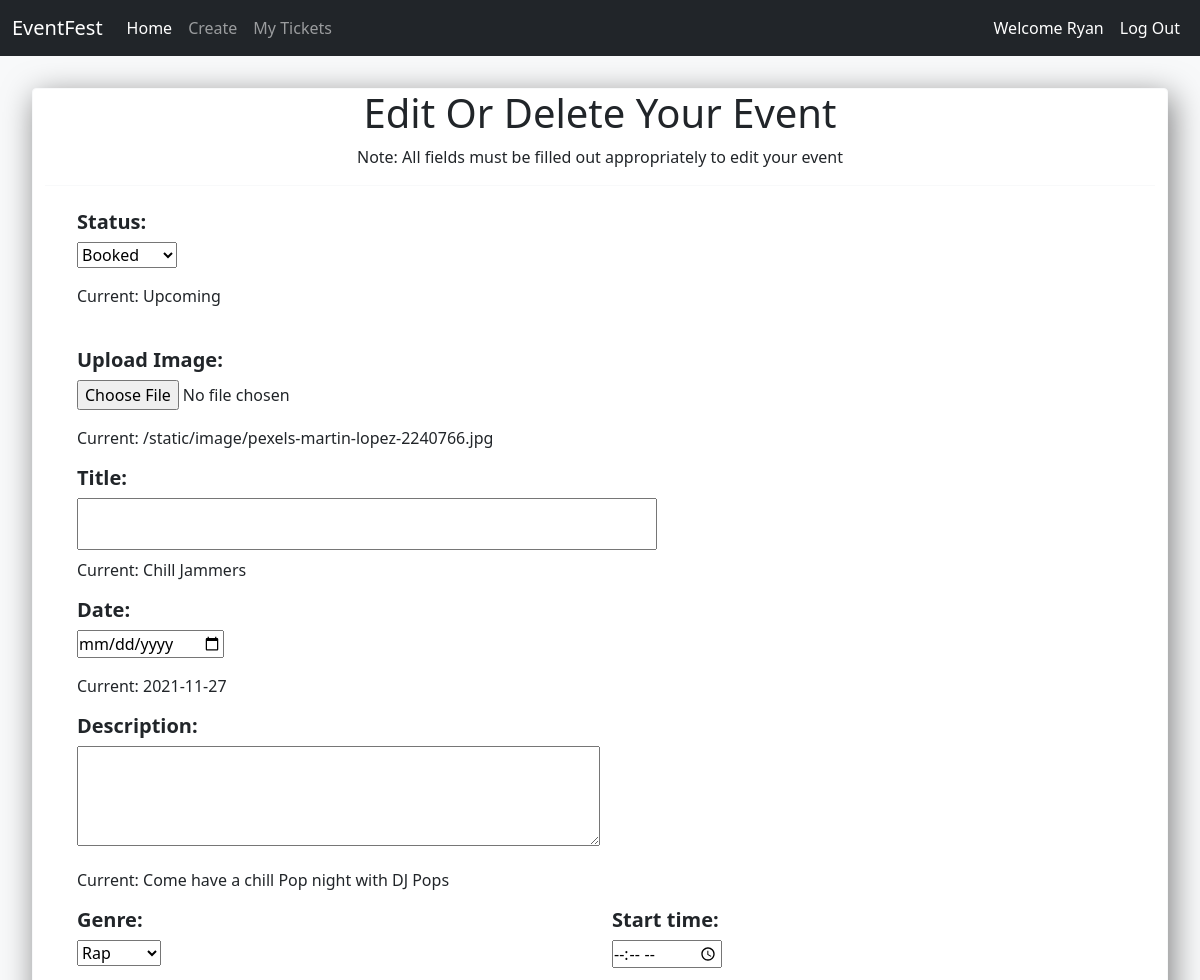
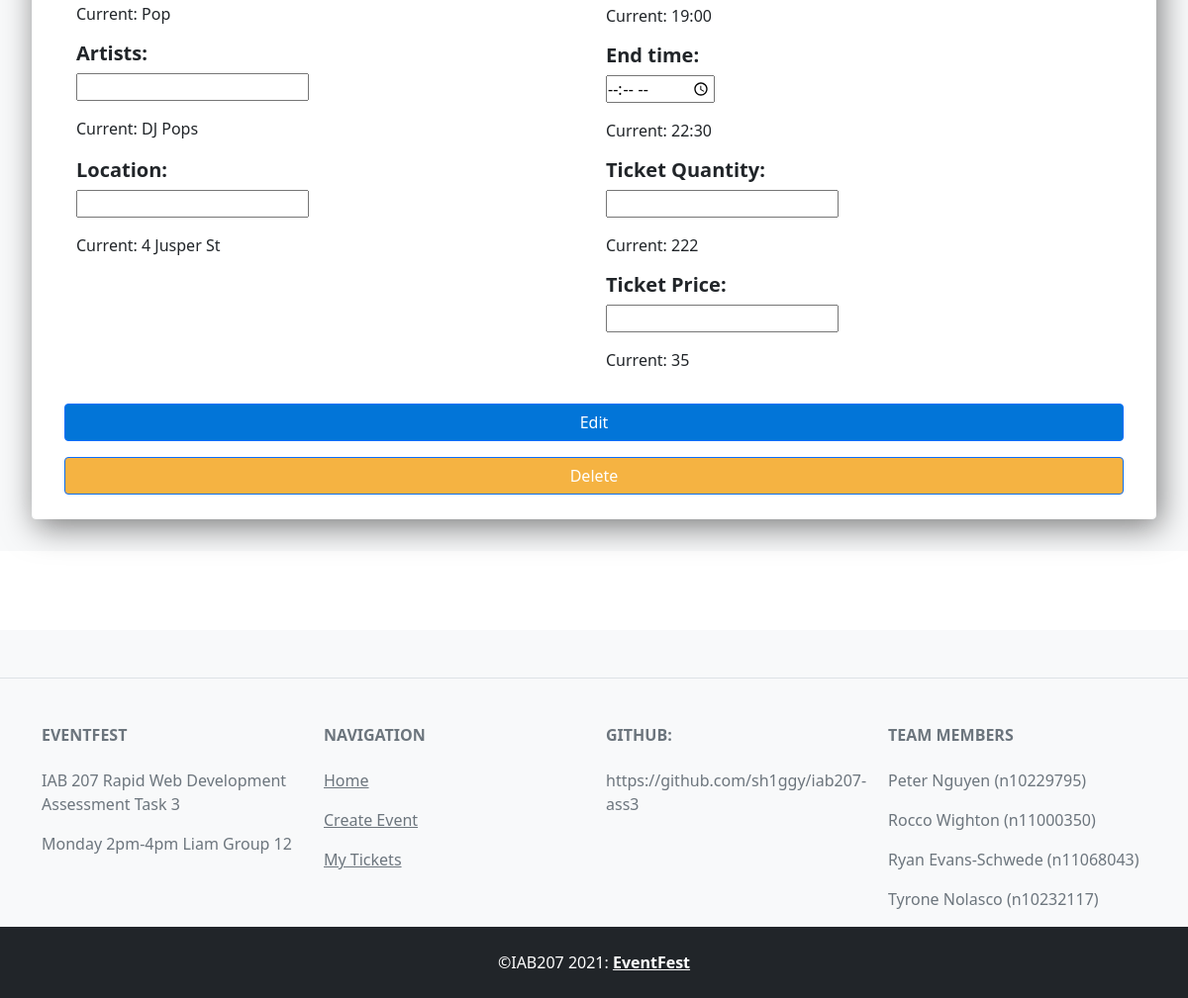
Page /events/edit-event/1 (signed in) on the committed database (2 pictures, top to bottom).
### models.py (models this page shows, shortened)
class User(db.Model, UserMixin):
    __tablename__='users'
    id = db.Column(db.Integer, primary_key=True)
    name = db.Column(db.String(100), index=True, unique=True, nullable=False)
    emailid = db.Column(db.String(100), index=True, nullable=False)
    password_hash = db.Column(db.String(255), nullable=False)
    tickets = db.relationship('Ticket', backref='user')
    comments = db.relationship('Comment', backref='user')

class Event(db.Model):
    __tablename__ = 'events'
    id = db.Column(db.Integer, primary_key=True)
    creator = db.Column(db.Integer) # User ID of event creator
    name = db.Column(db.String(80))
    description = db.Column(db.String(200))
    image = db.Column(db.String(400))
    status = db.Column(db.String(100)) # enum of statuses
    genre = db.Column(db.String(100))
    artists = db.Column(db.String(100)) # string array of artists
    startDate = db.Column(db.String(100))
    startTime = db.Column(db.String(100))
    endTime = db.Column(db.String(100))
    location = db.Column(db.String(100))
    ticketQuantity = db.Column(db.String(100))
    ticketPrice = db.Column(db.String(5))
    comments = db.relationship('Comment', backref='event')

### events.py (the view, shortened to what this page needs)
@bp.route('/edit-event/<id>', methods = ['GET', 'POST'])
@login_required
def editEvent(id):
    form = DeleteForm() #Creates a new deleteform object
    event = Event.query.filter_by(id=id).first()
    return render_template('events/edit-event.html', event=event, form=form)

### forms.py
class DeleteForm(FlaskForm):
    name = StringField('Event Name')
    description = TextAreaField('Description')
    status = SelectField('Status', choices = status)
    genre = SelectField('Genre', choices = genre)
    image = FileField('Event Image', validators=[FileAllowed(ALLOWED_FILE, message='Only supports png,jpg,JPG,PNG')])
    location = StringField('Location')
    startTime = html_time_field('Start Time')
    endTime = html_time_field('End Time')
    artists = StringField('Artists')
    ticketQuantity = IntegerField('Ticket Quantity')
    ticketPrice =  IntegerField('Price')
    startDate = html_date_field('Location')
    submit = SubmitField("Create")
    buttonStyleEdit={'class': 'buttonStyle', 'style': 'background-color: #0275d8; color : white; margin-top : 1rem; width: 100%;'}
    submitEdit = SubmitField("Edit", render_kw=buttonStyleEdit)
    buttonStyleDelete={'class': 'buttonStyle', 'style': 'background-color: #f5b342; color : white; margin-top : 1rem; width: 100%;'}
    submitDelete = SubmitField("Delete", render_kw=buttonStyleDelete)

### templates/events/edit-event.html (shortened to what this page needs)
{% extends 'base.html' %}
{% import "bootstrap/wtf.html" as wtf %}
{% block header %}
<link rel="stylesheet" href="{{ url_for('static', filename='styles/create-event.css') }}" />
{% endblock %}
{% block content %}
<article class="container-fluid">
  <form method="POST" action="" enctype="multipart/form-data">
    <div class="row main">
      <div class="card border-light sub">
        <div class="row text-center">
          <h1>Edit Or Delete Your Event</h1>
          <p>Note: All fields must be filled out appropriately to edit your event</p>
        </div>
        <ul class="list-group list-group-flush">
          <li class="list-group-item">
            <div class="card-body">
              <div class="row">
                <h5><span style="font-weight: bold;">Status:</span></h5>
                <p> {{form.status}} </p>
                <p> Current: {{event.status}} </p>
              </div>
              <br>
              <h5><span style="font-weight: bold;">Upload Image:</span></h5>
              <p> {{form.image}} </p>
              <p> Current: {{event.image}} </p>
              <h5><span style="font-weight: bold; max-width: 50px;">Title:</span></h5>
              <h1> {{form.name}} </h1>
              <p> Current: {{event.name}} </p>
              <h5><span style="font-weight: bold; max-width: 50px;">Date:</span></h5>
              <p> {{form.startDate}} </p>
              <p> Current: {{event.startDate}} </p>
              <h5><span style="font-weight: bold; max-width: 50px;">Description:</span></h5>
              <div class="row">
                <p class="col 12">
                  {{form.description(style="min-width: 50%; min-height: 100px;")}}
                </p>
                <p> Current: {{event.description}} </p>
              </div>
              <div class="row">
                <div class="col-12 col-md-6">
                  <h5><span style="font-weight: bold;">Genre:</span></h5>
                  <p> {{form.genre}} </p>
                  <p> Current: {{event.genre}} </p>
                  <h5><span style="font-weight: bold;">Artists:</span></h5>
                  <p> {{form.artists}} </p>
                  <p> Current: {{event.artists}} </p>
                </div>
                <div class="col-12 col-md-6">
                  <h5><span style="font-weight: bold;">Start time:</span></h5>
                  <p> {{form.startTime}} </p>
                  <p> Current: {{event.startTime}} </p>
                  <h5><span style="font-weight: bold;">End time:</span></h5>
                  <p> {{form.endTime}} </p>
                  <p> Current: {{event.endTime}} </p>
                </div>
              </div>
              <div class="row">
                <div class="col-12 col-md-6">
                  <h5><span style="font-weight: bold;">Location:</span></h5>
                  <p> {{form.location}} </p>
                  <p> Current: {{event.location}} </p>
                </div>
                <div class="col-12 col-md-6">
                  <h5><span style="font-weight: bold;">Ticket Quantity:</span></h5>
                  <p> {{form.ticketQuantity}} </p>
                  <p> Current: {{event.ticketQuantity}} </p>
                  <h5><span style="font-weight: bold;">Ticket Price:</span></h5>
                  <p> {{form.ticketPrice}} </p>
                  <p> Current: {{event.ticketPrice}} </p>
                </div>
                {{form.submitEdit(class="btn btn-primary")}}
                {{form.submitDelete(class="btn btn-primary")}}
              </div>
          </li>
        </ul>
      </div>
  </form>
</article>
{% endblock %}

### templates/base.html (shortened to what this page needs)
<!doctype html>
<html>
<head>
  <link rel="stylesheet" href="{{ url_for('static', filename='styles/base.css') }}" />
  <link href="https://cdn.jsdelivr.net/npm/bootstrap@5.0.0-beta3/dist/css/bootstrap.min.css" rel="stylesheet"
>
  {% block header %}{% endblock %}
</head>
<header>
  <nav class="nav navbar navbar-expand-lg navbar-dark bg-dark">
    <div class="container-fluid">
      <a class="navbar-brand navbar-title" href="{{url_for('main.index')}}">EventFest</a>
      <div class="collapse navbar-collapse" id="navbarNav">
        <ul class="navbar-nav">
          <li class="nav-item">
            <a class="nav-link active" aria-current="page" href="{{url_for('main.index')}}">Home</a>
          </li>
          <li class="nav-item">
            <a class="nav-link" href="{{url_for('event.createEvent')}}">Create</a>
          </li>
          <li class="nav-item">
            <a class="nav-link" href="{{url_for('main.profileTickets')}}">My Tickets</a>
          </li>
        </ul>
        <ul class="navbar-nav ms-auto mb-2 mb-lg-0">
          {% if current_user.is_authenticated %}
          <li>
            <a class="nav-link active">Welcome {{current_user.name}}</a>
          </li>
          <li>
            <a class="nav-link active" href="{{ url_for('auth.logout') }}">Log Out</a>
          </li>
          {% endif %}
        </ul>
      </div>
    </div>
  </nav>
</header>
<body>
  {% block content %}{% endblock %}
</body>
<footer>
  <div class="footer-space row">
  </div>
  <footer class=" text-center text-lg-start bg-light text-muted">
    <section class="d-flex justify-content-center justify-content-lg-between p-4 border-bottom">
    </section>
    <section class="">
      <div class="container text-center text-md-start mt-5">
        <div class="row mt-3">
          <div class="col-md-6 col-lg-2 col-xl-3 mx-auto mb-4">
            <h6 class="text-uppercase fw-bold mb-4">
              EventFest
            </h6>
            <p>
              IAB 207 Rapid Web Development Assessment Task 3
            </p>
            <p>
              Monday 2pm-4pm Liam Group 12
            </p>
          </div>
          <div class="col-md-6 col-lg-2 col-xl-3">
            <h6 class="text-uppercase fw-bold mb-4">
              Navigation
            </h6>
            <p>
              <a href="{{url_for('main.index')}}" class="text-reset">Home</a>
            </p>
            <p>
              <a href="{{url_for('event.createEvent')}}" class="text-reset">Create Event</a>
            </p>
            <p>
              <a href="{{url_for('main.profileTickets')}}" class="text-reset">My Tickets</a>
            </p>
          </div>
          <div class="col-md-6 col-lg-4 col-xl-3">
            <h6 class="text-uppercase fw-bold mb-4">
              Github:
            </h6>
            <p> https://github.com/sh1ggy/iab207-ass3</p>
          </div>
          <div class="col-md-6 col-lg-4 col-xl-3 mx-auto mb-md-0 mb-4">
            <h6 class="text-uppercase fw-bold mb-4">
              Team Members
            </h6>
            <p>Peter Nguyen (n10229795)</p>
            <p>Rocco Wighton (n11000350)</p>
            <p>Ryan Evans-Schwede (n11068043)</p>
            <p>Tyrone Nolasco (n10232117)</p>
          </div>
        </div>
      </div>
    </section>
    <div class="navtext text-center p-4" style="background-color: rgba(33,37,41); color: white">
      ©IAB207 2021:
      <a class="navtext text-reset fw-bold" href="{{ url_for('main.index') }}">EventFest</a>
    </div>
  </footer>
</html>

### static/styles/base.css (style rules this page uses)
* { margin: 0; padding: 0; box-sizing: inherit; }
body { box-sizing: border-box; overflow-x: hidden; }
footer { width: 100%; }
.footer-space { padding-bottom: 5em; }
.navtext { color: white; }

### static/styles/create-event.css (style rules this page uses)
.main { padding: 2em; background-color:rgb(248,249,250); }
.sub { box-shadow: 4px 8px 32px hsl(0deg 0% 0% / 0.5); }
ul li { display: inline; }

### rows in the picture
User: name "Ryan"
Event: status "Upcoming", image "/static/image/pexels-martin-lopez-2240766.jpg", name "Chill Jammers", startDate "2021-11-27", description "Come have a chill Pop night with DJ Pops", genre "Pop", artists "DJ Pops", startTime "19:00", endTime "22:30", location "4 Jusper St", ticketQuantity "222", ticketPrice "35"
